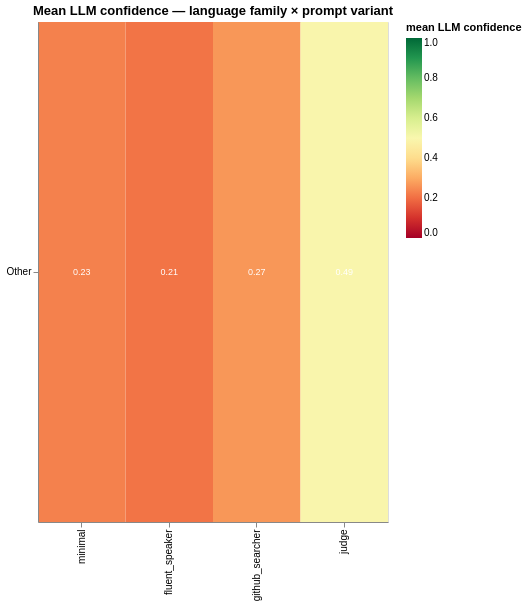

Here is the notebook cell this chart was saved with:
### Code cell
heatmap_data = (
    scored_df[scored_df['llm_total_services'] > 0]
    .groupby(['language_family', 'prompt_variant'])['llm_confidence']
    .mean().reset_index().rename(columns={'llm_confidence': 'mean_confidence'})
)
family_order = (
    heatmap_data.groupby('language_family')['mean_confidence']
    .mean().sort_values(ascending=False).index.tolist()
)

rect = alt.Chart(heatmap_data).mark_rect().encode(
    x=alt.X('prompt_variant:N', sort=VARIANTS, title=None),
    y=alt.Y('language_family:N', sort=family_order, title=None),
    color=alt.Color('mean_confidence:Q',
                    scale=alt.Scale(scheme='redyellowgreen', domain=[0, 1]),
                    title='mean LLM confidence'),
    tooltip=['language_family:N', 'prompt_variant:N',
             alt.Tooltip('mean_confidence:Q', format='.2f')],
)
rect_text = rect.mark_text(fontSize=9).encode(
    text=alt.Text('mean_confidence:Q', format='.2f'),
    color=alt.condition(alt.datum.mean_confidence > 0.5,
                        alt.value('black'), alt.value('white')))

(rect + rect_text).properties(
    width=350, height=500,
    title='Mean LLM confidence — language family × prompt variant')

### Figure 1 — Vega specification as saved in the notebook (floating-point values rounded to 4 significant figures)
{"$schema": "https://vega.github.io/schema/vega/v6.json", "data": [{"name": "source_0", "values": [{"language_family": "Other", "mean_confidence": 0.21, "prompt_variant": "fluent_speaker", "x_prompt_variant_sort_index": 1.0, "y_language_family_sort_index": 0.0}, {"language_family": "Other", "mean_confidence": 0.266, "prompt_variant": "github_searcher", "x_prompt_variant_sort_index": 2.0, "y_language_family_sort_index": 0.0}, {"language_family": "Other", "mean_confidence": 0.4936, "prompt_variant": "judge", "x_prompt_variant_sort_index": 3.0, "y_language_family_sort_index": 0.0}, {"language_family": "Other", "mean_confidence": 0.2299, "prompt_variant": "minimal", "x_prompt_variant_sort_index": 0.0, "y_language_family_sort_index": 0.0}]}, {"name": "data_0", "values": [{"language_family": "Other", "mean_confidence": 0.21, "prompt_variant": "fluent_speaker"}, {"language_family": "Other", "mean_confidence": 0.266, "prompt_variant": "github_searcher"}, {"language_family": "Other", "mean_confidence": 0.4936, "prompt_variant": "judge"}, {"language_family": "Other", "mean_confidence": 0.2299, "prompt_variant": "minimal"}]}, {"name": "source_0_x_domain_prompt_variant", "values": [{"prompt_variant": "fluent_speaker", "sort_field": 1.0}, {"prompt_variant": "github_searcher", "sort_field": 2.0}, {"prompt_variant": "judge", "sort_field": 3.0}, {"prompt_variant": "minimal", "sort_field": 0.0}]}, {"name": "source_0_y_domain_language_family", "values": [{"language_family": "Other", "sort_field": 0.0}]}], "marks": [{"type": "rect", "name": "layer_0_marks", "from": {"data": "data_0"}, "encode": {"update": {"width": {"signal": "max(0.25, bandwidth('x'))"}, "y": {"field": "language_family", "scale": "y"}, "height": {"signal": "max(0.25, bandwidth('y'))"}, "fill": {"field": "mean_confidence", "scale": "color"}, "x": {"field": "prompt_variant", "scale": "x"}, "tooltip": {"signal": "{\"language_family\": isValid(datum[\"language_family\"]) ? datum[\"language_family\"] : \"\"+datum[\"language_family\"], \"prompt_variant\": isValid(datum[\"prompt_variant\"]) ? datum[\"prompt_variant\"] : \"\"+datum[\"prompt_variant\"], \"mean_confidence\": format(datum[\"mean_confidence\"], \".2f\")}"}}}, "style": ["rect"]}, {"type": "text", "name": "layer_1_marks", "from": {"data": "source_0"}, "encode": {"update": {"y": {"field": "language_family", "scale": "y", "band": 0.5}, "tooltip": {"signal": "{\"language_family\": isValid(datum[\"language_family\"]) ? datum[\"language_family\"] : \"\"+datum[\"language_family\"], \"prompt_variant\": isValid(datum[\"prompt_variant\"]) ? datum[\"prompt_variant\"] : \"\"+datum[\"prompt_variant\"], \"mean_confidence\": format(datum[\"mean_confidence\"], \".2f\")}"}, "align": {"value": "center"}, "x": {"field": "prompt_variant", "scale": "x", "band": 0.5}, "text": {"signal": "format(datum[\"mean_confidence\"], \".2f\")"}, "fontSize": {"value": 9}, "baseline": {"value": "middle"}, "fill": [{"value": "black", "test": "(datum.mean_confidence > 0.5)"}, {"value": "white"}]}}, "style": ["text"]}], "scales": [{"name": "x", "type": "band", "domain": {"data": "source_0_x_domain_prompt_variant", "field": "prompt_variant", "sort": {"op": "max", "field": "sort_field"}}, "range": [0, {"signal": "width"}], "paddingInner": 0, "paddingOuter": 0}, {"name": "y", "type": "band", "domain": {"data": "source_0_y_domain_language_family", "field": "language_family", "sort": {"op": "max", "field": "sort_field"}}, "range": [0, {"signal": "height"}], "paddingInner": 0, "paddingOuter": 0}, {"name": "color", "type": "linear", "domain": [0, 1], "range": {"scheme": "redyellowgreen"}, "interpolate": "hcl", "zero": true}], "axes": [{"scale": "x", "labelBaseline": "middle", "labelAlign": "right", "orient": "bottom", "grid": false, "labelAngle": 270, "zindex": 1}, {"scale": "y", "orient": "left", "zindex": 1, "grid": false}], "title": {"text": "Mean LLM confidence — language family × prompt variant", "frame": "group"}, "height": 500, "legends": [{"title": "mean LLM confidence", "fill": "color", "gradientLength": {"signal": "clamp(height, 64, 200)"}}], "padding": 5, "background": "white", "width": 350, "style": "cell"}
